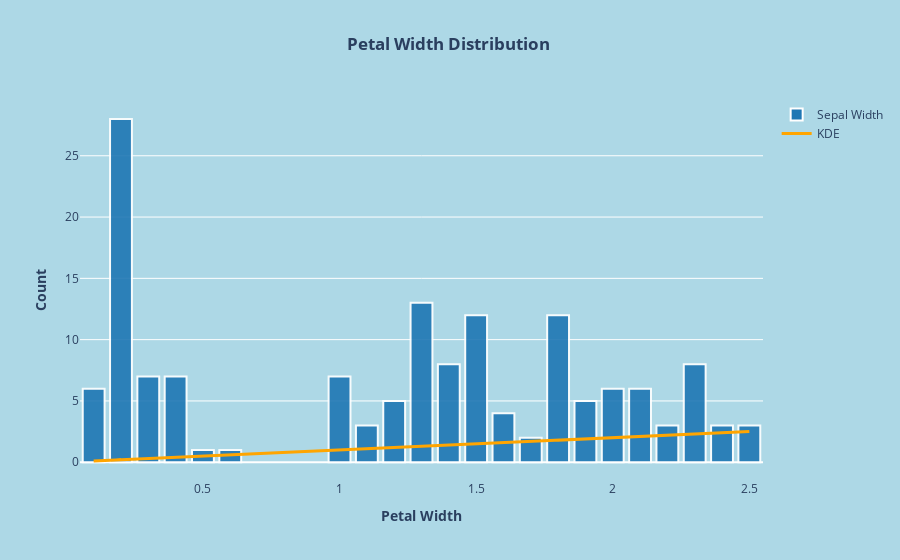

The cell this chart's notebook holds for it:
### Markdown cell above
<div style="text-align: left;">
    <span style="font-family: Ronler; padding: 5px; display: inline-block; border-radius: 20px 20px; background-color:#5C5CFF; font-size: 150%; font-weight: 150%; color: white; overflow: hidden;">&nbsp; --: Petal Width Distribution :--&nbsp;</span>
</div>

### Code cell
# PLotting Petal Width Distribution using histplot_distribution function
histplot_distribution('PetalWidthCm', 'Petal Width Distribution', 'Petal Width', color_palette[0], 'lightblue')

### Figure 1 — Plotly figure (JSON) as saved in the notebook; plotly's stock layout.template omitted (floating-point values rounded to 4 significant figures; data arrays with more than 128 entries replaced by an {"elided": "..."} marker saying what was removed)
{"data": [{"marker": {"color": "#1f77b4", "line": {"color": "white", "width": 2}, "opacity": 0.9}, "name": "Sepal Width", "nbinsx": 30, "type": "histogram", "x": {"elided": "150 float values"}}, {"line": {"color": "orange", "width": 3}, "mode": "lines", "name": "KDE", "type": "scatter", "x": {"elided": "150 float values"}, "y": {"elided": "150 float values"}}], "layout": {"bargap": 0.2, "font": {"size": 12}, "paper_bgcolor": "lightblue", "plot_bgcolor": "lightblue", "title": {"text": "<b>Petal Width Distribution </b>", "x": 0.5}, "xaxis": {"title": {"text": "<b>Petal Width</b>"}}, "yaxis": {"title": {"text": "<b>Count</b>"}}}}
